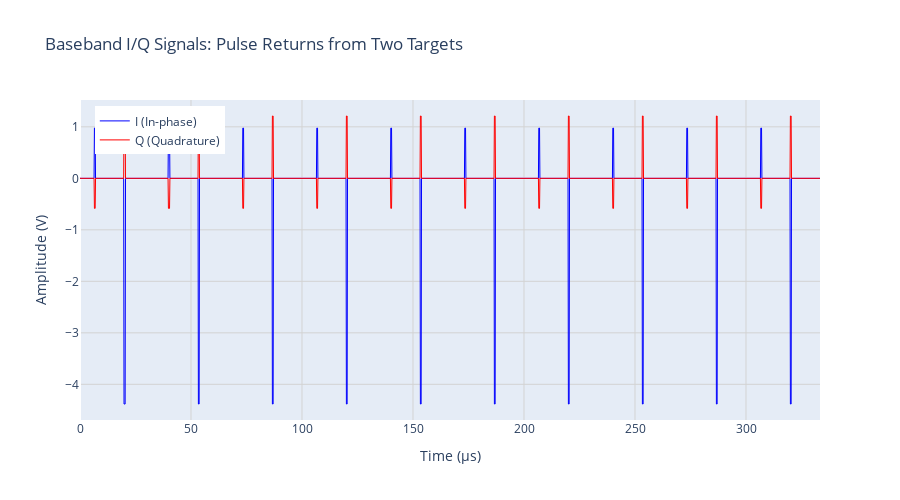

Source (notebook cell):
### Markdown cell above
### Visualize Baseband Signals

Display time-domain I/Q signals showing pulse returns and noise.

### Code cell
# Create figure for baseband I/Q visualization
fig = go.Figure()

# Plot In-phase (I) component
fig.add_trace(
    go.Scatter(
        x=timestamp[0, 0, :] * 1e6,  # Convert to microseconds
        y=np.real(baseband[0, 0, :]),  # Real part (I channel)
        name="I (In-phase)",
        line=dict(color="blue", width=1),
    )
)

# Plot Quadrature (Q) component
fig.add_trace(
    go.Scatter(
        x=timestamp[0, 0, :] * 1e6,  # Convert to microseconds
        y=np.imag(baseband[0, 0, :]),  # Imaginary part (Q channel)
        name="Q (Quadrature)",
        line=dict(color="red", width=1),
    )
)

# Configure plot layout
fig.update_layout(
    title="Baseband I/Q Signals: Pulse Returns from Two Targets",
    yaxis=dict(title="Amplitude (V)", gridcolor="lightgray"),
    xaxis=dict(title="Time (μs)", gridcolor="lightgray"),
    height=500,
    legend=dict(x=0.02, y=0.98),
)


fig.show()

### Figure 1 — Plotly figure (JSON) as saved in the notebook; plotly's stock layout.template omitted (floating-point values rounded to 4 significant figures; data arrays with more than 128 entries replaced by an {"elided": "..."} marker saying what was removed)
{"data": [{"line": {"color": "blue", "width": 1}, "name": "I (In-phase)", "type": "scatter", "x": {"elided": "2001 float values"}, "y": {"elided": "2001 float values"}}, {"line": {"color": "red", "width": 1}, "name": "Q (Quadrature)", "type": "scatter", "x": {"elided": "2001 float values"}, "y": {"elided": "2001 float values"}}], "layout": {"height": 500, "legend": {"x": 0.02, "y": 0.98}, "title": {"text": "Baseband I/Q Signals: Pulse Returns from Two Targets"}, "xaxis": {"gridcolor": "lightgray", "title": {"text": "Time (μs)"}}, "yaxis": {"gridcolor": "lightgray", "title": {"text": "Amplitude (V)"}}}}
